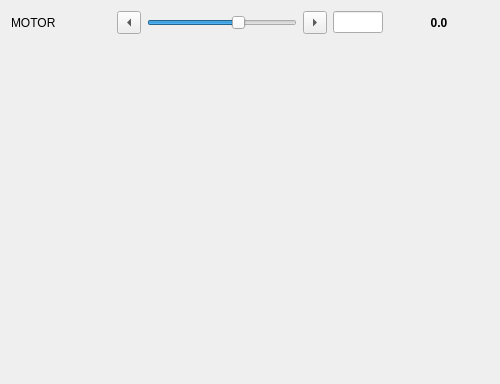
                  <widget class="QWidget" name="page_6">
                   <property name="geometry">
                    <rect>
                     <x>0</x>
                     <y>0</y>
                     <width>500</width>
                     <height>384</height>
                    </rect>
                   </property>
                   <attribute name="label">
                    <string>Verify Counts on Detector</string>
                   </attribute>
                   <layout class="QVBoxLayout" name="verticalLayout_7">
                    <item>
                     <layout class="QHBoxLayout" name="horizontalLayout_7">
                      <item>
                       <widget class="QLabel" name="cntsMotorLbl">
                        <property name="minimumSize">
                         <size>
                          <width>100</width>
                          <height>0</height>
                         </size>
                        </property>
                        <property name="text">
                         <string>MOTOR</string>
                        </property>
                       </widget>
                      </item>
                      <item>
                       <widget class="QToolButton" name="cntsSubtractBtn">
                        <property name="text">
                         <string>...</string>
                        </property>
                        <property name="arrowType">
                         <enum>Qt::LeftArrow</enum>
                        </property>
                       </widget>
                      </item>
                      <item>
                       <widget class="QSlider" name="cntsMotorSlider">
                        <property name="minimum">
                         <number>-5000</number>
                        </property>
                        <property name="maximum">
                         <number>-200</number>
                        </property>
                        <property name="value">
                         <number>-2000</number>
                        </property>
                        <property name="orientation">
                         <enum>Qt::Horizontal</enum>
                        </property>
                       </widget>
                      </item>
                      <item>
                       <widget class="QToolButton" name="cntsAddBtn">
                        <property name="text">
                         <string>...</string>
                        </property>
                        <property name="arrowType">
                         <enum>Qt::RightArrow</enum>
                        </property>
                       </widget>
                      </item>
                      <item>
                       <widget class="QLineEdit" name="cntsMotorSetpointFld">
                        <property name="maximumSize">
                         <size>
                          <width>50</width>
                          <height>16777215</height>
                         </size>
                        </property>
                       </widget>
                      </item>
                      <item>
                       <widget class="QLabel" name="cntsMotorFbkLbl">
                        <property name="minimumSize">
                         <size>
                          <width>100</width>
                          <height>0</height>
                         </size>
                        </property>
                        <property name="maximumSize">
                         <size>
                          <width>50</width>
                          <height>16777215</height>
                         </size>
                        </property>
                        <property name="font">
                         <font>
                          <weight>75</weight>
                          <bold>true</bold>
                         </font>
                        </property>
                        <property name="text">
                         <string>0.0</string>
                        </property>
                        <property name="alignment">
                         <set>Qt::AlignCenter</set>
                        </property>
                       </widget>
                      </item>
                     </layout>
                    </item>
                    <item>
                     <spacer name="verticalSpacer_6">
                      <property name="orientation">
                       <enum>Qt::Vertical</enum>
                      </property>
                      <property name="sizeHint" stdset="0">
                       <size>
                        <width>20</width>
                        <height>118</height>
                       </size>
                      </property>
                     </spacer>
                    </item>
                   </layout>
                  </widget>
